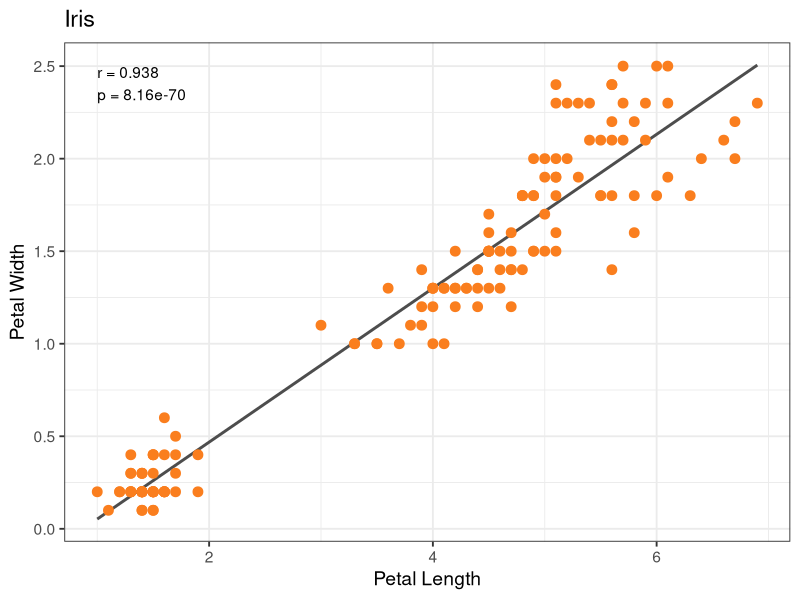
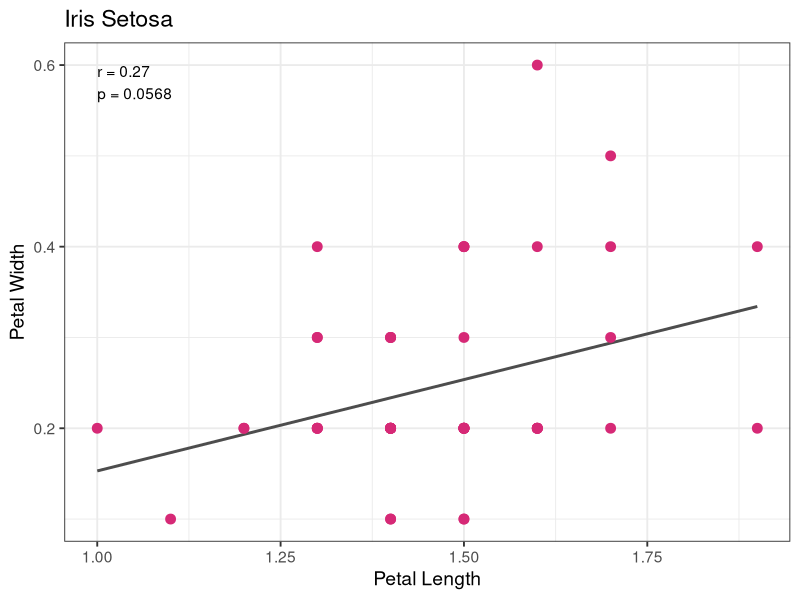
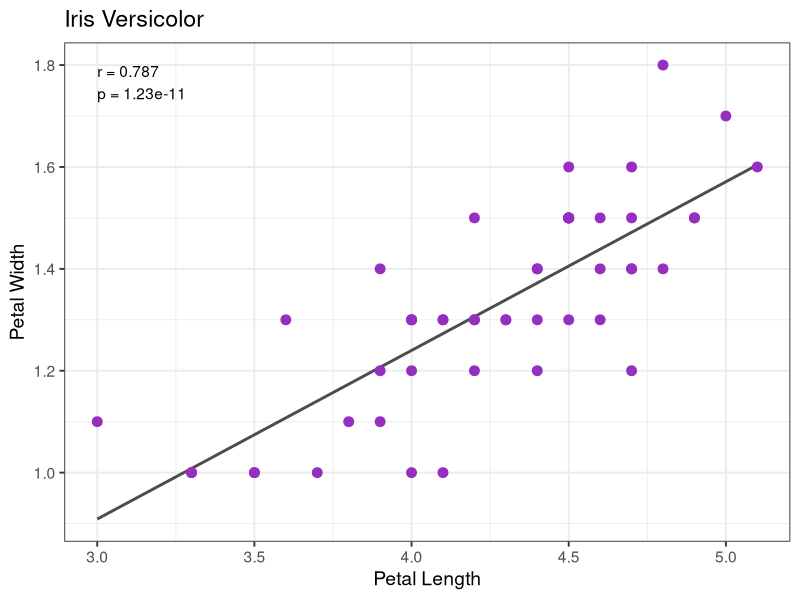
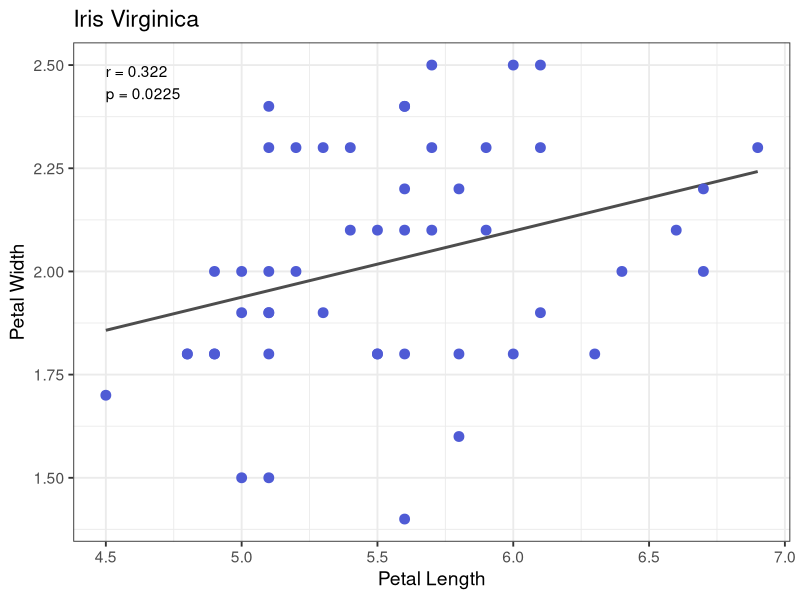
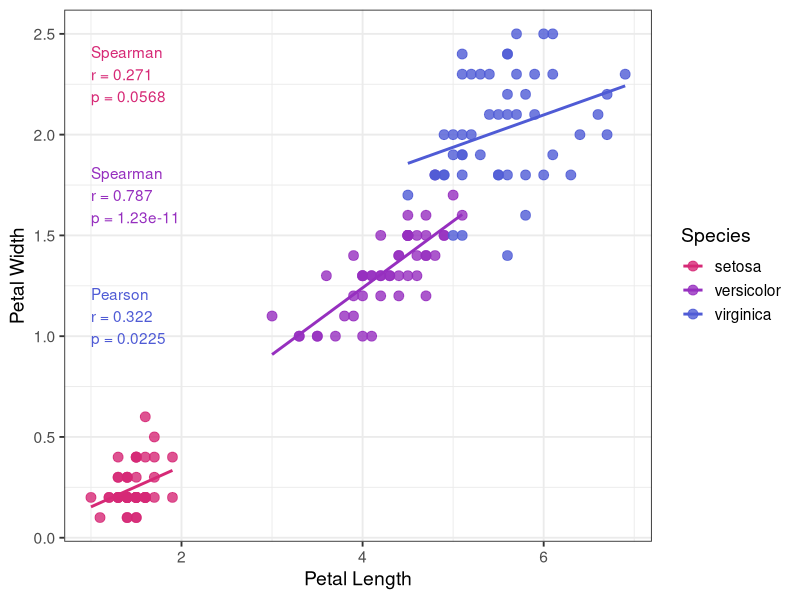
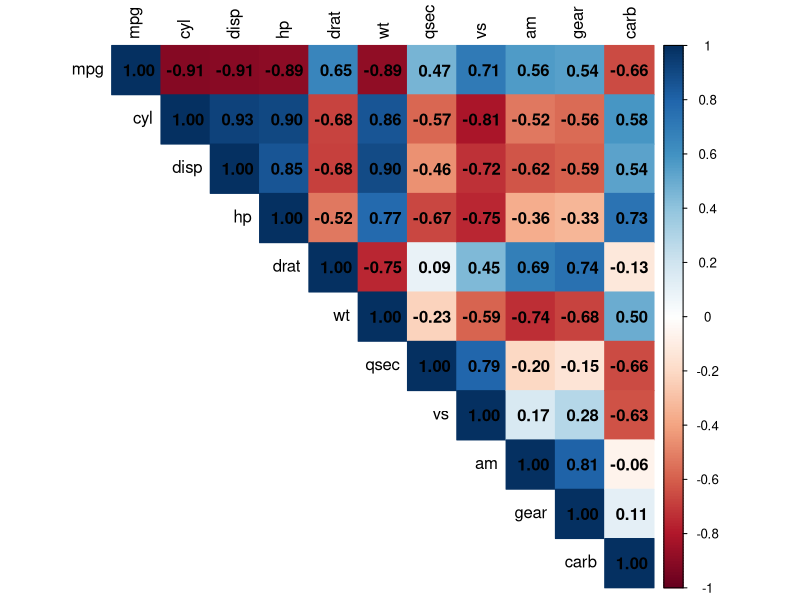
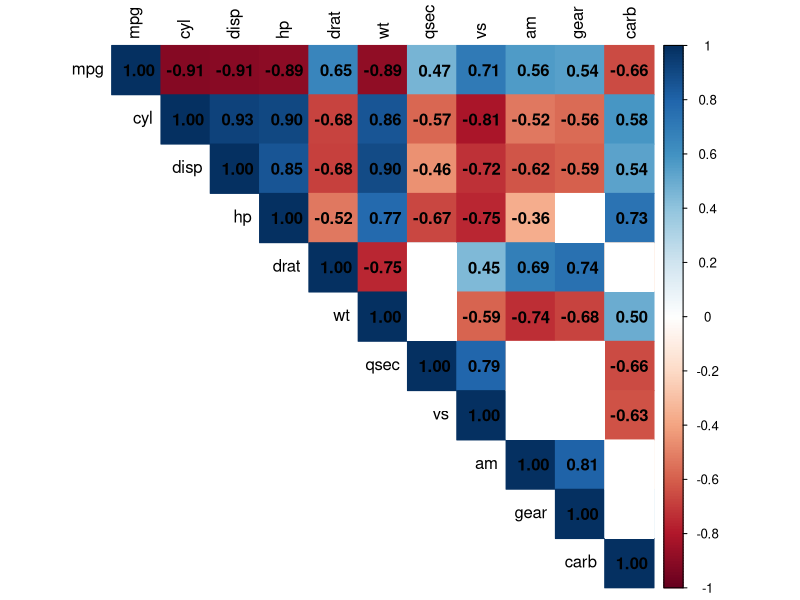
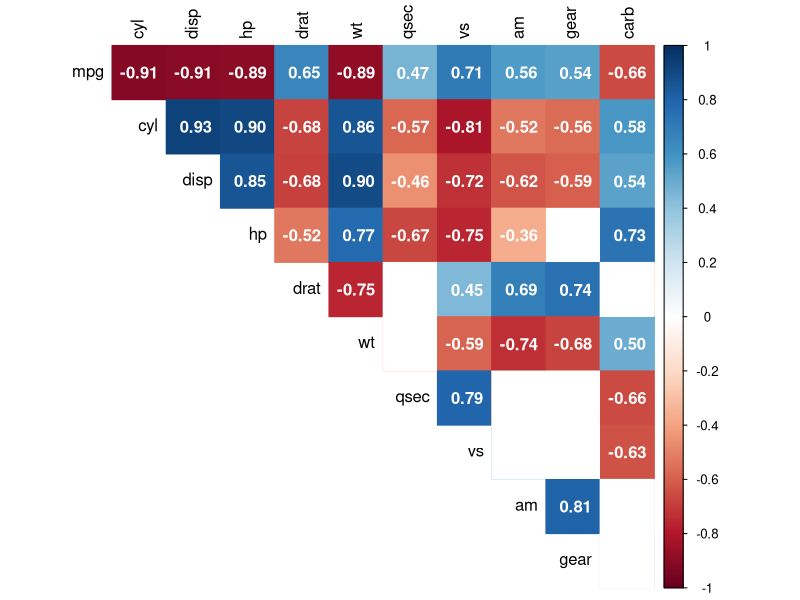

Source code (R) for these figures, in order:
#######################################
# Paprastų koreliacijų pavyzdys #######
# Užkrauname built-in duomenų rinkinį #
#######################################
data(iris)
View(iris)

#####################################################################
# Perspėjamasis pavyzdys ############################################
# kodėl prieš atliekant koreliacinę analizę reikėtų atskirti grupes #
#####################################################################
# 1. Patikriname duomenų normalumą
shapiro.test(iris$Petal.Length)
shapiro.test(iris$Petal.Width)

# 2. Atliekame koreliacinę analizę
cor_iris <- cor.test(
  iris$Petal.Length,
  iris$Petal.Width,
  method = "spearman"
)
cor_iris

# 3. Nubrėžiame grafiką
if (!require("ggplot2")) install.packages("ggplot2")
if (!require("dplyr")) install.packages("dplyr")

library(ggplot2)
library(dplyr)

# iris - pilno duomenų rinkinio koreliacinė analizė
label_iris <- paste0(
  "r = ", round(cor_iris$estimate, 3),
  "\np = ", signif(cor_iris$p.value, 3)
)

ggplot(iris, aes(Petal.Length, Petal.Width)) +
  geom_smooth(method = "lm", 
              se = FALSE, 
              color = "grey30",
              linewidth = 1) +
  geom_point(color = "#fa7e1e", size = 3) +
  annotate(
    "text",
    x = min(iris$Petal.Length),
    y = max(iris$Petal.Width),
    label = label_iris,
    hjust = 0, vjust = 1
  ) +
  labs(
    title = "Iris",
    x = "Petal Length",
    y = "Petal Width"
  ) +
  theme_bw(base_size = 14)

#######################################################
# Duomenų iš atskirų grupių negalima suplakti į vieną #
#######################################################

# 1. Sukuriame pogrupius (subsets)
iris_setosa <- subset(iris, Species == "setosa")
iris_versicolor <- subset(iris, Species == "versicolor")
iris_virginica <- subset(iris, Species == "virginica")

# 2. Patikriname duomenų normalumą pogrupiuose
shapiro.test(iris_setosa$Petal.Length)
shapiro.test(iris_versicolor$Petal.Length)
shapiro.test(iris_virginica$Petal.Length)

shapiro.test(iris_setosa$Petal.Width)
shapiro.test(iris_versicolor$Petal.Width)
shapiro.test(iris_virginica$Petal.Width)

# 3. Atliekame koreliacines analizes tarp žiedlapių ilgio ir pločio
# atskiruose pogrupiuose
cor_setosa <- cor.test(
  iris_setosa$Petal.Length,
  iris_setosa$Petal.Width,
  method = "spearman"
)
cor_setosa

cor_versicolor <- cor.test(
  iris_versicolor$Petal.Length,
  iris_versicolor$Petal.Width,
  method = "spearman"
)
cor_versicolor

cor_virginica <- cor.test(
  iris_virginica$Petal.Length,
  iris_virginica$Petal.Width,
  method = "pearson"
)
cor_virginica

# 4. Brėžiame sklaidos diagramas atskirai kiekvienai veislei
# Perspėjimas - tam, kad diagramų kodas veiktų,
# Prieš tai turi būti praleistas anksčiau esantis koreliacijų kodas
if (!require("ggplot2")) install.packages("ggplot2")
if (!require("dplyr")) install.packages("dplyr")

library(ggplot2)
library(dplyr)

# setosa
label_setosa <- paste0(
  "r = ", round(cor_setosa$estimate, 2),
  "\np = ", signif(cor_setosa$p.value, 3)
)

ggplot(iris_setosa, aes(Petal.Length, Petal.Width)) +
  geom_smooth(method = "lm", 
              se = FALSE, 
              color = "grey30",
              linewidth = 1) +
  geom_point(color = "#d62976", size = 3) +
  annotate(
    "text",
    x = min(iris_setosa$Petal.Length),
    y = max(iris_setosa$Petal.Width),
    label = label_setosa,
    hjust = 0, vjust = 1
  ) +
  labs(
    title = "Iris Setosa",
    x = "Petal Length",
    y = "Petal Width"
  ) +
  theme_bw(base_size = 14)

# versicolor
label_versicolor <- paste0(
  "r = ", round(cor_versicolor$estimate, 3),
  "\np = ", signif(cor_versicolor$p.value, 3)
)

ggplot(iris_versicolor, aes(Petal.Length, Petal.Width)) +
  geom_smooth(method = "lm", 
              se = FALSE, 
              color = "grey30",
              linewidth = 1) +
  geom_point(color = "#962fbf", size = 3) +
  annotate(
    "text",
    x = min(iris_versicolor$Petal.Length),
    y = max(iris_versicolor$Petal.Width),
    label = label_versicolor,
    hjust = 0, vjust = 1
  ) +
  labs(
    title = "Iris Versicolor",
    x = "Petal Length",
    y = "Petal Width"
  ) +
  theme_bw(base_size = 14)

# virginica
label_virginica <- paste0(
  "r = ", round(cor_virginica$estimate, 3),
  "\np = ", signif(cor_virginica$p.value, 3)
)

ggplot(iris_virginica, aes(Petal.Length, Petal.Width)) +
  geom_smooth(method = "lm", 
              se = FALSE, 
              color = "grey30",
              linewidth = 1) +
  geom_point(color = "#4f5bd5", size = 3) +
  annotate(
    "text",
    x = min(iris_virginica$Petal.Length),
    y = max(iris_virginica$Petal.Width),
    label = label_virginica,
    hjust = 0, vjust = 1
  ) +
  labs(
    title = "Iris Virginica",
    x = "Petal Length",
    y = "Petal Width"
  ) +
  theme_bw(base_size = 14)

# 5. Brėžiame bendrą sklaidos diagramą visoms veislėms
# Perspėjimas - tam, kad diagramų kodas veiktų,
# Prieš tai turi būti praleistas anksčiau esantis koreliacijų kodas
library(ggplot2)
library(dplyr)

# Paruošiami aprašai iš turimų testų rezultatų
cor_labels <- data.frame(
  Species = c("setosa", "versicolor", "virginica"),
  label = c(
    paste0(
      "Spearman\nr = ", round(cor_setosa$estimate, 3),
      "\np = ", signif(cor_setosa$p.value, 3)
    ),
    paste0(
      "Spearman\nr = ", round(cor_versicolor$estimate, 3),
      "\np = ", signif(cor_versicolor$p.value, 3)
    ),
    paste0(
      "Pearson\nr = ", round(cor_virginica$estimate, 3),
      "\np = ", signif(cor_virginica$p.value, 3)
    )
  ),
  y = c(2.3, 1.7, 1.1)  # nurodomos teksto pozicijos
)

# Parenkamos spalvos
species_colors <- c(
  "setosa" = "#d62976",
  "versicolor" = "#962fbf",
  "virginica" = "#4f5bd5"
)

# Brėžiame bendrą grafiką
ggplot(iris, aes(Petal.Length, Petal.Width, color = Species)) +
  geom_point(size = 3, alpha = 0.8) +
  geom_smooth(method = "lm", 
              se = FALSE,
              linewidth = 1) +
  scale_color_manual(values = species_colors) +
  geom_text(
    data = cor_labels,
    aes(
      x = min(iris$Petal.Length),
      y = y,
      label = label,
      color = Species
    ),
    hjust = 0,
    show.legend = FALSE
  ) +
  labs(
    x = "Petal Length",
    y = "Petal Width",
    color = "Species"
  ) +
  theme_bw(base_size = 14)

#######################################
# Koreliacijų matricos pavyzdys #######
# Užkrauname built-in duomenų rinkinį #
#######################################
?mtcars
View(mtcars)
data(mtcars)
str(mtcars)
head(mtcars)

# Patikriname duomenų normalumą
shapiro.test(mtcars$mpg)
shapiro.test(mtcars$cyl)
shapiro.test(mtcars$disp)
shapiro.test(mtcars$hp)
shapiro.test(mtcars$drat)
shapiro.test(mtcars$wt)
shapiro.test(mtcars$qsec)
shapiro.test(mtcars$vs)
shapiro.test(mtcars$am)
shapiro.test(mtcars$gear)
shapiro.test(mtcars$carb)

# Atliekame statistinius testus ir sukuriam koreliacjų matricą
cor_matrix <- cor(
  mtcars,
  method = "spearman"
)

cor_matrix

cor_matrix_rounded <- round(cor_matrix, 3) # < - rezultatai suapvalinami iki 3 skaičių po kablelio

cor_matrix_rounded

# Naudojame write.csv funkciją tam, kad išsisaugotume rezultatus:
# (prisiminkite, kur jūsų darbinė direktorija - nusistatykite ją)
getwd()

write.csv(cor_matrix_rounded, "correlation_matrix_rho.csv", row.names = TRUE)

# Jeigu kompiuterio lokacijos nustatymai lietuviški
# ir csv reikšmės atskirtos ne kableliais, o kabliataškiais
# naudojame funkciją write.csv2

# p reikšmių koreliacijų matrica
cor_pvalues <- function(mat) {
  n <- ncol(mat)
  p_mat <- matrix(NA, n, n)
  colnames(p_mat) <- colnames(mat)
  rownames(p_mat) <- colnames(mat)
  
  for (i in 1:n) {
    for (j in 1:n) {
      test <- cor.test(mat[, i], mat[, j], method = "spearman")
      p_mat[i, j] <- test$p.value
    }
  }
  p_mat
}

p_matrix <- cor_pvalues(mtcars)

p_matrix_rounded <- round(p_matrix, 3)
p_matrix_rounded

# Naudojame write.csv funkciją tam, kad išsisaugotume rezultatus:
# (prisiminkite, kur jūsų darbinė direktorija - nusistatykite ją)
getwd()

write.csv(p_matrix_rounded, "correlation_matrix_p.csv", row.names = TRUE)

# Jeigu reikšmės atskirtos kabliataškiais
# naudojame write.csv2

# Koreliacijų matricos  vizualizacija
# 1. pilna koreliacijų matrica - rodomi visi rezultatai
if (!require("corrplot")) install.packages("corrplot")
library(corrplot)

corrplot(
  cor_matrix,
  method = "color",
  type = "upper",
  tl.col = "black",
  addCoef.col = "black",
  number.cex = 1
)

# 2. Pakoreguota koreliacijų matrica - rodomi tik
# statistiškai reikšmingi rezultatai
corrplot(
  cor_matrix,
  method = "color",
  type = "upper",
  tl.col = "black",
  addCoef.col = "black", # arba "white"
  number.cex = 1,
  p.mat = p_matrix,
  sig.level = 0.05,
  insig = "blank"
)

# 3. Pakoreguota koreliacijų matrica - išmetame įstrižainę,
# kur kintamieji lyginami patys su savimi
# ir pakeičiame šrifto spalvą
corrplot(
  cor_matrix,
  method = "color",
  type = "upper",
  tl.col = "black",
  addCoef.col = "white",
  number.cex = 1,
  p.mat = p_matrix,
  sig.level = 0.05,
  insig = "blank",
  diag = FALSE
)
